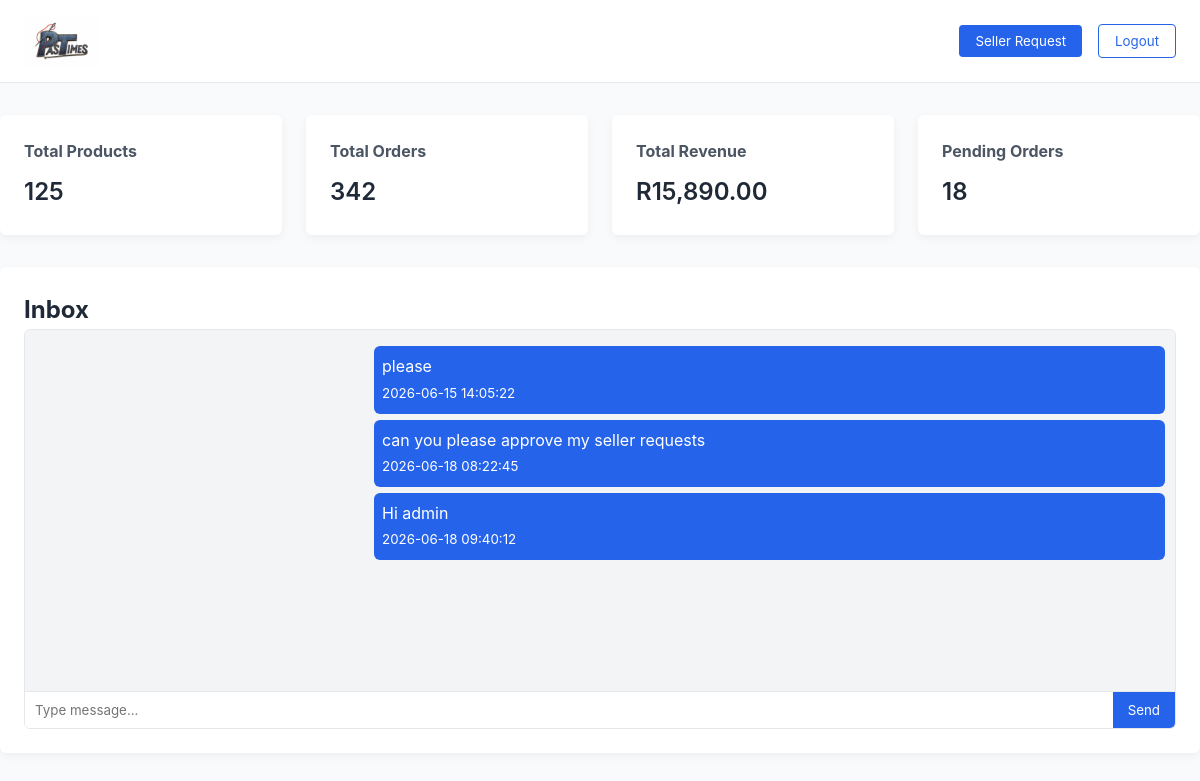
Page /seller_dashboard.php on the committed database.
### tables this page shows
CREATE TABLE `messages` (
  `Id` int(11) NOT NULL,
  `sender_id` int(11) NOT NULL,
  `receiver_id` int(11) NOT NULL,
  `message` text NOT NULL,
  `created_at` timestamp NOT NULL DEFAULT current_timestamp() ON UPDATE current_timestamp()
);

### seller_dashboard.php (the view, shortened to what this page needs)
<?php
include 'connect.php';
$seller_id = $_SESSION['user_id'] ?? 2;
$admin_id = 1;
$chat_user = isset($_GET['chat']) ? (int)$_GET['chat'] : $admin_id;
$messages = $conn->query("
    SELECT * FROM messages
    WHERE (sender_id = $seller_id AND receiver_id = $chat_user)
       OR (sender_id = $chat_user AND receiver_id = $seller_id)
    ORDER BY created_at ASC
");
$totalProducts = 125;
$totalOrders = 342;
$totalRevenue = 15890;
$pendingOrders = 18;
?>
<!DOCTYPE html>
<html lang="en">
<head>
</head>
<body>
<header>
<div class="header-container">
    <img src="logo.jpeg" class="logo" onclick="location.reload()">
    <div class="header-actions">
        <button class="btn-primary" onclick="location.href='seller.php'">Seller Request</button>
        <button class="btn-secondary" onclick="location.href='home.php'">Logout</button>
    </div>
</div>
</header>
<div class="container">
<div class="cards">
    <div class="card"><h3>Total Products</h3><p><?php echo $totalProducts; ?></p></div>
    <div class="card"><h3>Total Orders</h3><p><?php echo $totalOrders; ?></p></div>
    <div class="card"><h3>Total Revenue</h3><p>R<?php echo number_format($totalRevenue,2); ?></p></div>
    <div class="card"><h3>Pending Orders</h3><p><?php echo $pendingOrders; ?></p></div>
</div>
<section class="messages-section">
<h2>Inbox</h2>
<div class="chat-box">
<div class="chat-messages">
<?php while($m = $messages->fetch_assoc()): ?>
<div class="msg <?php echo ($m['sender_id'] == $seller_id) ? 'sent' : 'received'; ?>">
    <?php echo htmlspecialchars($m['message']); ?>
    <br>
    <small><?php echo $m['created_at']; ?></small>
</div>
<?php endwhile; ?>
</div>
<form method="POST" class="chat-input">
    <input type="text" name="message" placeholder="Type message..." required>
    <button type="submit" name="send_message">Send</button>
</form>
</div>
</section>
</div>
</body>
</html>

### seller_dashboard.php (style rules this page uses)
* { margin:0; padding:0; box-sizing:border-box; font-family:-apple-system, BlinkMacSystemFont,'Segoe UI', Roboto, 'Helvetica Neue', Arial, sans-serif; }
body { background:#f9fafb; color:#1f2937; line-height:1.6; }
header { background:white; border-bottom:1px solid #e5e7eb; position:sticky; top:0; z-index:100; }
.header-container { max-width:1280px; margin:0 auto; padding:1rem 1.5rem; display:flex; justify-content:space-between; align-items:center; }
.logo { height:50px; cursor:pointer; }
.header-actions { display:flex; gap:1rem; align-items:center; }
.btn-primary { background:#2563eb; color:white; border:none; padding:.5rem 1rem; border-radius:4px; cursor:pointer; }
.btn-secondary { background:white; color:#2563eb; border:1px solid #2563eb; padding:.5rem 1rem; border-radius:4px; cursor:pointer; }
.cards { display:grid; grid-template-columns:repeat(auto-fit, minmax(200px,1fr)); gap:1.5rem; margin:2rem 0; }
.card { background:white; padding:1.5rem; border-radius:6px; box-shadow:0 3px 10px rgba(0,0,0,0.05); }
.card h3 { font-size:1rem; color:#4b5563; margin-bottom:.5rem; }
.card p { font-size:1.5rem; font-weight:600; color:#1f2937; }
.messages-section { background:white; border-radius:6px; box-shadow:0 3px 10px rgba(0,0,0,0.05); padding:1.5rem; margin-bottom:2rem; }
.chat-box { display:flex; flex-direction:column; border:1px solid #e5e7eb; border-radius:6px; height:400px; overflow:hidden; }
.chat-messages { flex:1; padding:10px; overflow-y:auto; background:#f3f4f6; }
.msg { padding:8px; margin:6px 0; border-radius:6px; max-width:70%; }
.sent { background:#2563eb; color:white; margin-left:auto; }
.chat-input { display:flex; border-top:1px solid #e5e7eb; }
.chat-input input { flex:1; padding:10px; border:none; outline:none; }
.chat-input button { background:#2563eb; color:white; border:none; padding:10px 15px; }

### rows in the picture
messages: message "please", created_at "2026-06-15 14:05:22"
messages: message "can you please approve my seller requests", created_at "2026-06-18 08:22:45"
messages: message "Hi admin", created_at "2026-06-18 09:40:12"

### other values in the picture
$totalProducts "125"
$totalOrders "342"
$totalRevenue "15,890.00"
$pendingOrders "18"
